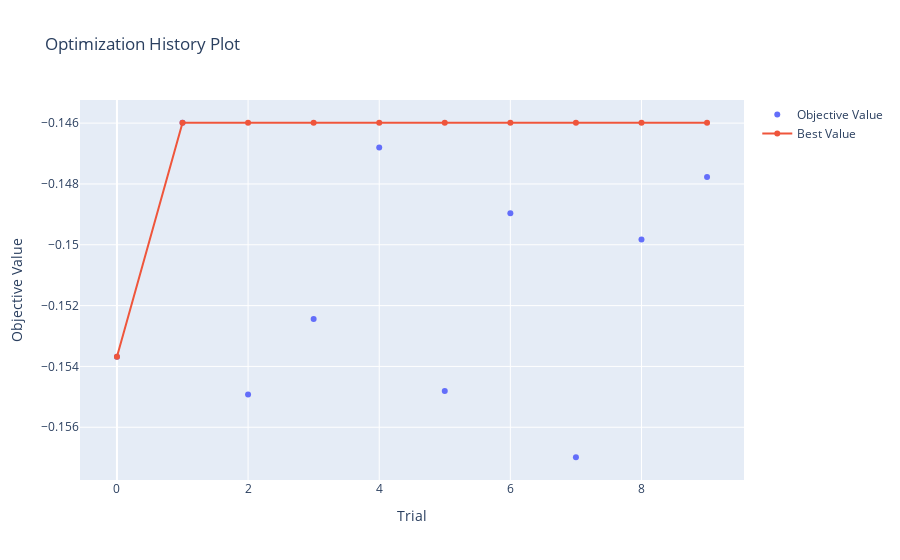

Notebook code cell kept with this figure:
### Code cell
### LightGBM
import warnings
import optuna
from optuna.visualization import plot_optimization_history
import plotly.io as pio
import numpy as np
from sklearn.model_selection import train_test_split, cross_val_score
import lightgbm as lgb

# Ignore all warnings
warnings.filterwarnings("ignore")

def lightgbm_regressor(df, X_train, X_test, y_train, y_test):

    def objective(trial):
        param = {
            "objective": "regression",
            "metric": trial.suggest_categorical('metric', ['l1', 'l2']),
            "verbosity": -1,
            "boosting_type": "gbdt",                
            "seed": 42,
            'lambda_l1': trial.suggest_float('lambda_l1', 1e-8, 10.0),
            'lambda_l2': trial.suggest_float('lambda_l2', 1e-8, 10.0),
            'num_leaves': trial.suggest_int('num_leaves', 2, 64),
            'feature_fraction': trial.suggest_float('feature_fraction', 0.1, 1.0),
            'bagging_fraction': trial.suggest_float('bagging_fraction', 0.1, 1.0),
            'bagging_freq': trial.suggest_int('bagging_freq', 0, 15),
            'learning_rate': trial.suggest_float('learning_rate', 0.05, 1.0),
            'num_boost_round': trial.suggest_int('num_boost_round', 20, 200),
        }
        model = lgb.LGBMRegressor(**param)
        scores = cross_val_score(model, X_train, y_train, 
                                 cv=KFold(n_splits=5,
                                          shuffle=True,
                                          random_state=42),
                                 scoring='neg_mean_absolute_percentage_error'
                                ) # Train set is split into 3 folds, the model is trained on 2 folds and evaluated on the remaining fold. This is repeated 3 times, and the average of the 3 scores is returned.
        # Return the mean of 3 scores
        return scores.mean()
    
    study = optuna.create_study(direction='maximize', study_name='LGBMRegression')
    study.optimize(objective, n_trials=10) # n_trials is the number of trials to run, each run is evaluated by cross validation score
    
    print('Best parameters for XGB regression', study.best_params)
    print('Best MAPE score for XGB regression training:', -1*study.best_value)
    
    model = lgb.LGBMRegressor(**study.best_params)
    model.fit(X_train, y_train)
    fig = plot_optimization_history(study)
    pio.show(fig)
    
    y_pred = model.predict(X_test)
    mape = mean_absolute_percentage_error(y_test, y_pred)
    print("MAPE for XGB regression testing:", mape)

    return model

def lgb_report(model, X_train, X_test, y_test, df):

    ## Feature importance
    lgb.plot_importance(model)
    plt.show()

model = lightgbm_regressor(df, X_train, X_test, y_train, y_test)
df['Prediction_XGB'] = model.predict(df[features])
lgb_report(model, X_train, X_test, y_test, df)

### Figure 1 — Plotly figure (JSON) as saved in the notebook; plotly's stock layout.template omitted (floating-point values rounded to 4 significant figures)
{"data": [{"mode": "markers", "name": "Objective Value", "type": "scatter", "x": [0, 1, 2, 3, 4, 5, 6, 7, 8, 9], "y": [-0.1537, -0.146, -0.1549, -0.1524, -0.1468, -0.1548, -0.149, -0.157, -0.1498, -0.1478]}, {"name": "Best Value", "type": "scatter", "x": [0, 1, 2, 3, 4, 5, 6, 7, 8, 9], "y": [-0.1537, -0.146, -0.146, -0.146, -0.146, -0.146, -0.146, -0.146, -0.146, -0.146]}], "layout": {"title": {"text": "Optimization History Plot"}, "xaxis": {"title": {"text": "Trial"}}, "yaxis": {"title": {"text": "Objective Value"}}}}
